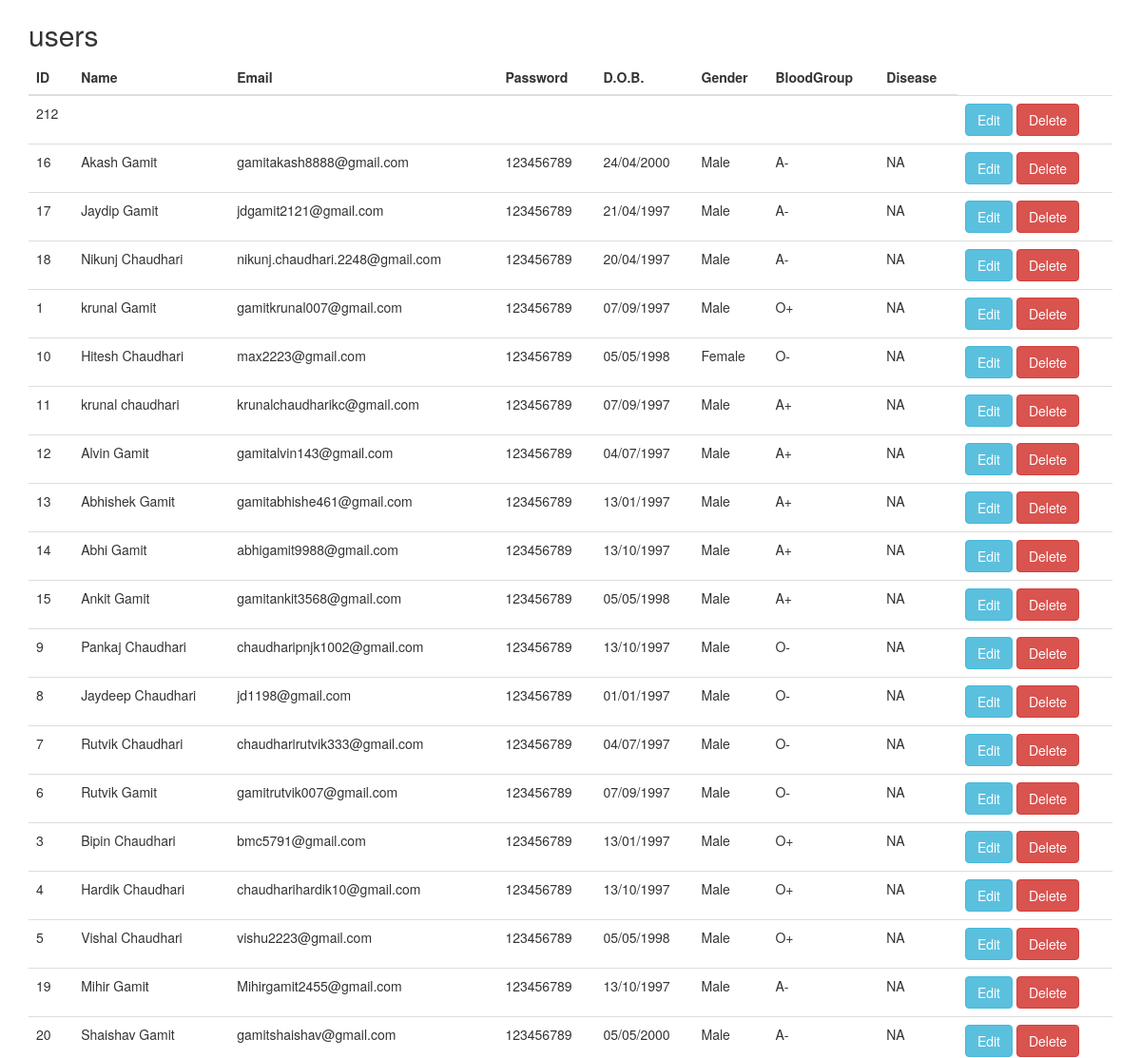
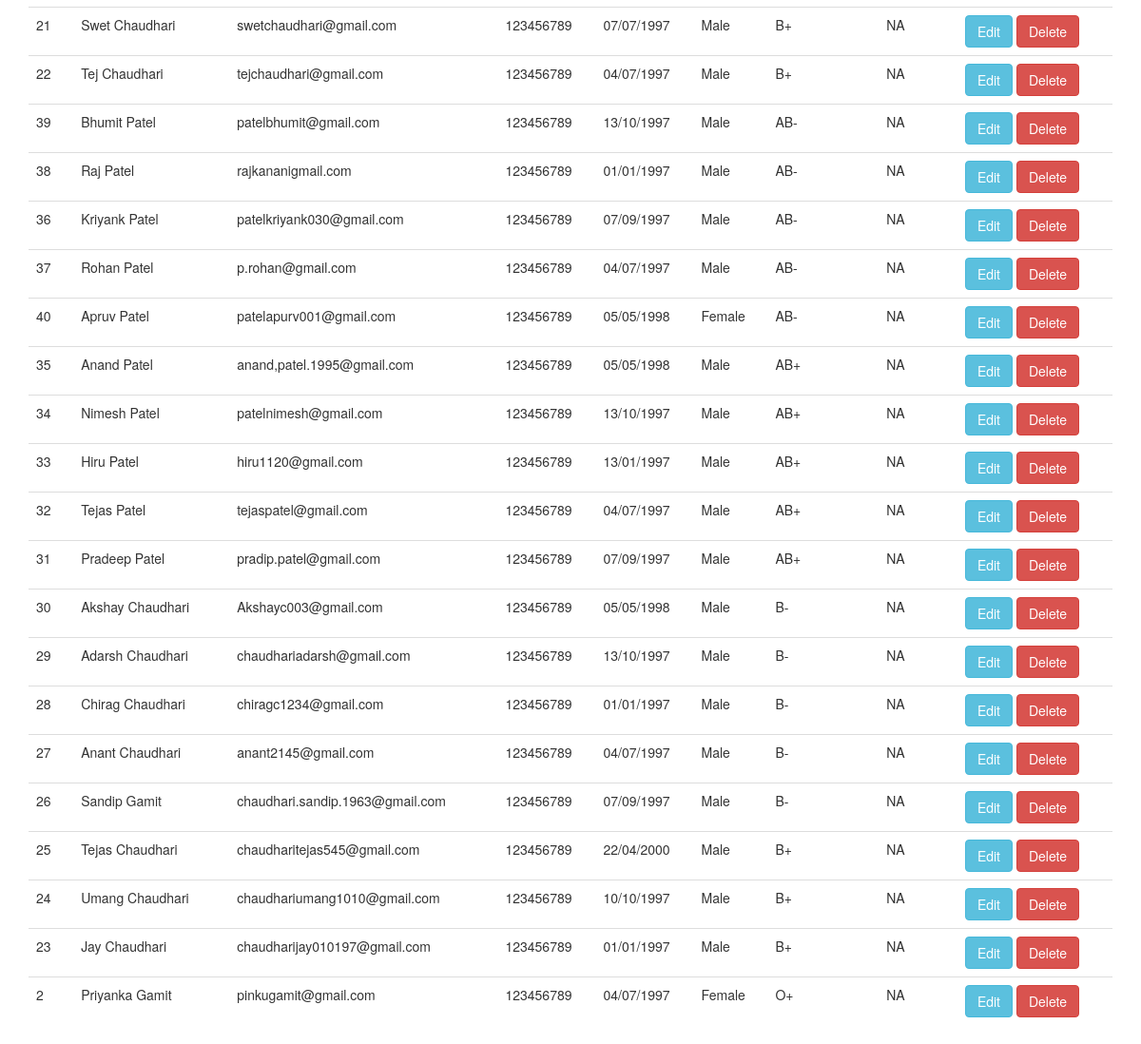
The page /usertabel.php on the database its author committed (2 pictures, top to bottom).
### tables this page shows
CREATE TABLE `donorreg` (
  `id` int(11) NOT NULL,
  `d_name` varchar(50) NOT NULL,
  `d_email` varchar(50) NOT NULL,
  `d_pass` varchar(50) NOT NULL,
  `d_dob` varchar(50) NOT NULL,
  `d_gender` varchar(50) NOT NULL,
  `d_bloodgroup` varchar(50) NOT NULL,
  `d_disease` varchar(100) NOT NULL,
  `d_state` varchar(100) NOT NULL,
  `d_category` varchar(150) NOT NULL,
  `d_city` varchar(100) NOT NULL,
  `d_contact` varchar(100) NOT NULL
);

### usertabel.php (the view, shortened to what this page needs)
<?php
include "config.php";
$sql = "SELECT * FROM donorreg";
$result = $conn->query($sql);
?>
<!DOCTYPE html>
<html>
<head>
<link rel="stylesheet" href="https://maxcdn.bootstrapcdn.com/bootstrap/3.4.0/css/bootstrap.min.css">
</head>
<body>
	<div class="container">
		<h2>users</h2>
<table class="table">
	<thead>
		<tr>
		<th>ID</th>
		<th>Name</th>
		<th>Email</th>
		<th>Password</th>
		<th>D.O.B.</th>
		<th>Gender</th>
		<th>BloodGroup</th>
		<th>Disease</th>
	</tr>
	</thead>
	<tbody>
		<?php
			if ($result->num_rows > 0) {
				while ($row = $result->fetch_assoc()) {
		?>
					<tr>
					<td><?php echo $row['id']; ?></td>
					<td><?php echo $row['d_name']; ?></td>
					<td><?php echo $row['d_email']; ?></td>
					<td><?php echo $row['d_pass']; ?></td>
					<td><?php echo $row['d_dob']; ?></td>
					<td><?php echo $row['d_gender']; ?></td>
					<td><?php echo $row['d_bloodgroup']; ?></td>
					<td><?php echo $row['d_disease']; ?></td>
					<td><a class="btn btn-info" href="update.php?id=<?php echo $row['id']; ?>">Edit</a>&nbsp;<a class="btn btn-danger" href="delete.php?id=<?php echo $row['id']; ?>">Delete</a></td>
					</tr>
		<?php		}
			}
		?>
	</tbody>
</table>
	</div>
</body>
</html>

### rows shown on the page
donorreg: id "212"
donorreg: id "16", d_name "Akash Gamit", d_email "gamitakash8888@gmail.com", d_pass "123456789", d_dob "24/04/2000", d_gender "Male", d_bloodgroup "A-", d_disease "NA"
donorreg: id "17", d_name "Jaydip Gamit", d_email "jdgamit2121@gmail.com", d_pass "123456789", d_dob "21/04/1997", d_gender "Male", d_bloodgroup "A-", d_disease "NA"
donorreg: id "18", d_name "Nikunj Chaudhari", d_email "nikunj.chaudhari.2248@gmail.com", d_pass "123456789", d_dob "20/04/1997", d_gender "Male", d_bloodgroup "A-", d_disease "NA"
donorreg: id "1", d_name "krunal Gamit", d_email "gamitkrunal007@gmail.com", d_pass "123456789", d_dob "07/09/1997", d_gender "Male", d_bloodgroup "O+", d_disease "NA"
donorreg: id "10", d_name "Hitesh Chaudhari", d_email "max2223@gmail.com", d_pass "123456789", d_dob "05/05/1998", d_gender "Female", d_bloodgroup "O-", d_disease "NA"
donorreg: id "11", d_name "krunal chaudhari", d_email "krunalchaudharikc@gmail.com", d_pass "123456789", d_dob "07/09/1997", d_gender "Male", d_bloodgroup "A+", d_disease "NA"
donorreg: id "12", d_name "Alvin Gamit", d_email "gamitalvin143@gmail.com", d_pass "123456789", d_dob "04/07/1997", d_gender "Male", d_bloodgroup "A+", d_disease "NA"
donorreg: id "13", d_name "Abhishek Gamit", d_email "gamitabhishe461@gmail.com", d_pass "123456789", d_dob "13/01/1997", d_gender "Male", d_bloodgroup "A+", d_disease "NA"
donorreg: id "14", d_name "Abhi Gamit", d_email "abhigamit9988@gmail.com", d_pass "123456789", d_dob "13/10/1997", d_gender "Male", d_bloodgroup "A+", d_disease "NA"
donorreg: id "15", d_name "Ankit Gamit", d_email "gamitankit3568@gmail.com", d_pass "123456789", d_dob "05/05/1998", d_gender "Male", d_bloodgroup "A+", d_disease "NA"
donorreg: id "9", d_name "Pankaj Chaudhari", d_email "chaudharipnjk1002@gmail.com", d_pass "123456789", d_dob "13/10/1997", d_gender "Male", d_bloodgroup "O-", d_disease "NA"
donorreg: id "8", d_name "Jaydeep Chaudhari", d_email "jd1198@gmail.com", d_pass "123456789", d_dob "01/01/1997", d_gender "Male", d_bloodgroup "O-", d_disease "NA"
donorreg: id "7", d_name "Rutvik Chaudhari", d_email "chaudharirutvik333@gmail.com", d_pass "123456789", d_dob "04/07/1997", d_gender "Male", d_bloodgroup "O-", d_disease "NA"
donorreg: id "6", d_name "Rutvik Gamit", d_email "gamitrutvik007@gmail.com", d_pass "123456789", d_dob "07/09/1997", d_gender "Male", d_bloodgroup "O-", d_disease "NA"
donorreg: id "3", d_name "Bipin Chaudhari", d_email "bmc5791@gmail.com", d_pass "123456789", d_dob "13/01/1997", d_gender "Male", d_bloodgroup "O+", d_disease "NA"
donorreg: id "4", d_name "Hardik Chaudhari", d_email "chaudharihardik10@gmail.com", d_pass "123456789", d_dob "13/10/1997", d_gender "Male", d_bloodgroup "O+", d_disease "NA"
donorreg: id "5", d_name "Vishal Chaudhari", d_email "vishu2223@gmail.com", d_pass "123456789", d_dob "05/05/1998", d_gender "Male", d_bloodgroup "O+", d_disease "NA"
donorreg: id "19", d_name "Mihir Gamit", d_email "Mihirgamit2455@gmail.com", d_pass "123456789", d_dob "13/10/1997", d_gender "Male", d_bloodgroup "A-", d_disease "NA"
donorreg: id "20", d_name "Shaishav Gamit", d_email "gamitshaishav@gmail.com", d_pass "123456789", d_dob "05/05/2000", d_gender "Male", d_bloodgroup "A-", d_disease "NA"
donorreg: id "21", d_name "Swet Chaudhari", d_email "swetchaudhari@gmail.com", d_pass "123456789", d_dob "07/07/1997", d_gender "Male", d_bloodgroup "B+", d_disease "NA"
donorreg: id "22", d_name "Tej Chaudhari", d_email "tejchaudhari@gmail.com", d_pass "123456789", d_dob "04/07/1997", d_gender "Male", d_bloodgroup "B+", d_disease "NA"
donorreg: id "39", d_name "Bhumit Patel", d_email "patelbhumit@gmail.com", d_pass "123456789", d_dob "13/10/1997", d_gender "Male", d_bloodgroup "AB-", d_disease "NA"
donorreg: id "38", d_name "Raj Patel", d_email "rajkananigmail.com", d_pass "123456789", d_dob "01/01/1997", d_gender "Male", d_bloodgroup "AB-", d_disease "NA"
donorreg: id "36", d_name "Kriyank Patel", d_email "patelkriyank030@gmail.com", d_pass "123456789", d_dob "07/09/1997", d_gender "Male", d_bloodgroup "AB-", d_disease "NA"
donorreg: id "37", d_name "Rohan Patel", d_email "p.rohan@gmail.com", d_pass "123456789", d_dob "04/07/1997", d_gender "Male", d_bloodgroup "AB-", d_disease "NA"
donorreg: id "40", d_name "Apruv Patel", d_email "patelapurv001@gmail.com", d_pass "123456789", d_dob "05/05/1998", d_gender "Female", d_bloodgroup "AB-", d_disease "NA"
donorreg: id "35", d_name "Anand Patel", d_email "anand,patel.1995@gmail.com", d_pass "123456789", d_dob "05/05/1998", d_gender "Male", d_bloodgroup "AB+", d_disease "NA"
donorreg: id "34", d_name "Nimesh Patel", d_email "patelnimesh@gmail.com", d_pass "123456789", d_dob "13/10/1997", d_gender "Male", d_bloodgroup "AB+", d_disease "NA"
donorreg: id "33", d_name "Hiru Patel", d_email "hiru1120@gmail.com", d_pass "123456789", d_dob "13/01/1997", d_gender "Male", d_bloodgroup "AB+", d_disease "NA"
donorreg: id "32", d_name "Tejas Patel", d_email "tejaspatel@gmail.com", d_pass "123456789", d_dob "04/07/1997", d_gender "Male", d_bloodgroup "AB+", d_disease "NA"
donorreg: id "31", d_name "Pradeep Patel", d_email "pradip.patel@gmail.com", d_pass "123456789", d_dob "07/09/1997", d_gender "Male", d_bloodgroup "AB+", d_disease "NA"
donorreg: id "30", d_name "Akshay Chaudhari", d_email "Akshayc003@gmail.com", d_pass "123456789", d_dob "05/05/1998", d_gender "Male", d_bloodgroup "B-", d_disease "NA"
donorreg: id "29", d_name "Adarsh Chaudhari", d_email "chaudhariadarsh@gmail.com", d_pass "123456789", d_dob "13/10/1997", d_gender "Male", d_bloodgroup "B-", d_disease "NA"
donorreg: id "28", d_name "Chirag Chaudhari", d_email "chiragc1234@gmail.com", d_pass "123456789", d_dob "01/01/1997", d_gender "Male", d_bloodgroup "B-", d_disease "NA"
donorreg: id "27", d_name "Anant Chaudhari", d_email "anant2145@gmail.com", d_pass "123456789", d_dob "04/07/1997", d_gender "Male", d_bloodgroup "B-", d_disease "NA"
donorreg: id "26", d_name "Sandip Gamit", d_email "chaudhari.sandip.1963@gmail.com", d_pass "123456789", d_dob "07/09/1997", d_gender "Male", d_bloodgroup "B-", d_disease "NA"
donorreg: id "25", d_name "Tejas Chaudhari", d_email "chaudharitejas545@gmail.com", d_pass "123456789", d_dob "22/04/2000", d_gender "Male", d_bloodgroup "B+", d_disease "NA"
donorreg: id "24", d_name "Umang Chaudhari", d_email "chaudhariumang1010@gmail.com", d_pass "123456789", d_dob "10/10/1997", d_gender "Male", d_bloodgroup "B+", d_disease "NA"
donorreg: id "23", d_name "Jay Chaudhari", d_email "chaudharijay010197@gmail.com", d_pass "123456789", d_dob "01/01/1997", d_gender "Male", d_bloodgroup "B+", d_disease "NA"
donorreg: id "2", d_name "Priyanka Gamit", d_email "pinkugamit@gmail.com", d_pass "123456789", d_dob "04/07/1997", d_gender "Female", d_bloodgroup "O+", d_disease "NA"
